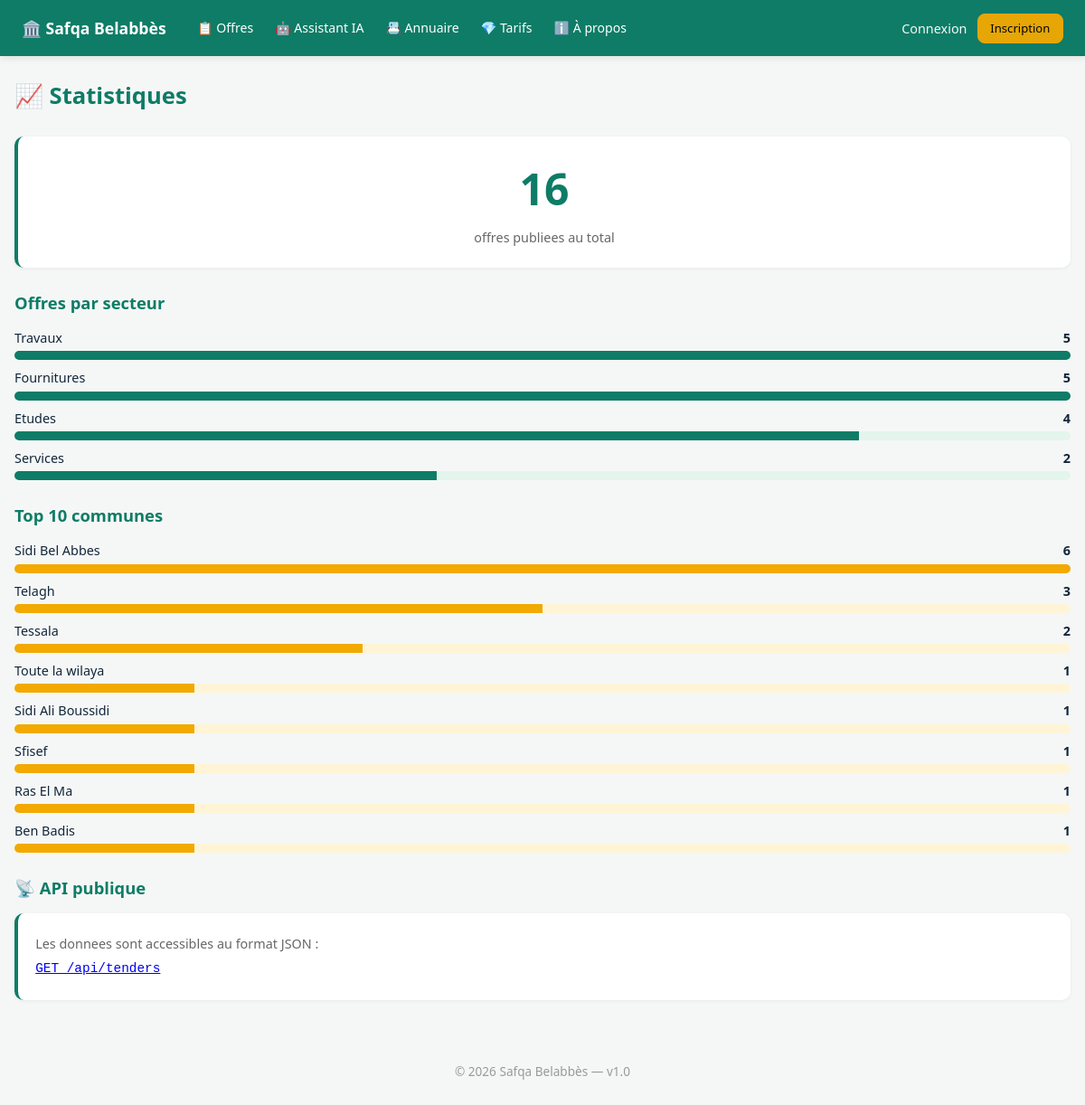
Screenshot of /stats with the database file from the repository.
### app/__init__.py (models this page shows)
class Tender(db.Model):
    __tablename__ = "tenders"
    id = db.Column(db.Integer, primary_key=True)
    title = db.Column(db.String(500), nullable=False)
    agency = db.Column(db.String(200), nullable=False)
    deadline = db.Column(db.String(50), nullable=False)
    sector = db.Column(db.String(30), default="services")
    commune = db.Column(db.String(100), default="Toute la wilaya")
    description = db.Column(db.Text)
    budget_dzd = db.Column(db.BigInteger)
    source_url = db.Column(db.String(500))
    is_active = db.Column(db.Boolean, default=True, nullable=False)
    created_at = db.Column(db.DateTime, default=datetime.utcnow)

### app/routes.py (the view)
@bp.route("/stats")
def stats():
    total = Tender.query.count()
    by_sector = db.session.query(Tender.sector, func.count(Tender.id)) \
        .group_by(Tender.sector).order_by(func.count(Tender.id).desc()).all()
    by_commune = db.session.query(Tender.commune, func.count(Tender.id)) \
        .group_by(Tender.commune).order_by(func.count(Tender.id).desc()).limit(10).all()
    sector_counts = [(SECTORS.get(s, s), n) for s, n in by_sector]
    max_sector = max([n for _, n in sector_counts], default=1)
    max_commune = max([n for _, n in by_commune], default=1)
    return render_template("stats.html", total=total,
                           sector_counts=sector_counts, max_sector=max_sector,
                           commune_counts=by_commune, max_commune=max_commune)

### app/templates/stats.html
{% extends "base.html" %}
{% block content %}
<h1>📈 Statistiques</h1>
<div class="card" style="text-align:center">
  <p style="font-size:3rem;margin:0;color:#0e7c66"><strong>{{ total }}</strong></p>
  <p>offres publiees au total</p>
</div>
<h2>Offres par secteur</h2>
{% for label, count in sector_counts %}
<div style="margin:0.5rem 0">
  <div style="display:flex;justify-content:space-between;font-size:0.9rem;margin-bottom:0.2rem">
    <span>{{ label }}</span><strong>{{ count }}</strong>
  </div>
  <div style="background:#e3f5ec;height:10px;border-radius:6px;overflow:hidden">
    <div style="background:#0e7c66;height:100%;width:{{ (100 * count / max_sector) | round | int }}%"></div>
  </div>
</div>
{% else %}
<p style="color:#666">Aucune donnee.</p>
{% endfor %}
<h2>Top 10 communes</h2>
{% for name, count in commune_counts %}
<div style="margin:0.5rem 0">
  <div style="display:flex;justify-content:space-between;font-size:0.9rem;margin-bottom:0.2rem">
    <span>{{ name }}</span><strong>{{ count }}</strong>
  </div>
  <div style="background:#fff4d6;height:10px;border-radius:6px;overflow:hidden">
    <div style="background:#f2a900;height:100%;width:{{ (100 * count / max_commune) | round | int }}%"></div>
  </div>
</div>
{% else %}
<p style="color:#666">Aucune donnee.</p>
{% endfor %}
<h2>📡 API publique</h2>
<div class="card">
  <p>Les donnees sont accessibles au format JSON :</p>
  <p><a href="/api/tenders" target="_blank"><code>GET /api/tenders</code></a></p>
</div>
{% endblock %}

### app/templates/base.html (style rules this page uses)
* { box-sizing: border-box; margin: 0; padding: 0; }
body { font-family: system-ui, -apple-system, "Segoe UI", sans-serif; background: #f5f7f6; color: #12263a; line-height: 1.6; }
h1 { margin-bottom: 1.5rem; color: #0e7c66; font-size: 1.6rem; }
h2 { margin: 1.5rem 0 0.8rem; color: #0e7c66; font-size: 1.15rem; }
.card { background: #fff; padding: 1.2rem; margin: 0.8rem 0; border-radius: 10px; box-shadow: 0 1px 4px rgba(0,0,0,0.06); border-left: 4px solid #0e7c66; }
.card p { color: #666; font-size: 0.9rem; margin: 0.2rem 0; }

### rows the page displays
Tender: commune "Toute la wilaya", is_active "1", {{ (100 * count / max_commune) | round | int }} 17 (drawn)
Tender: commune "Sidi Ali Boussidi", is_active "1", {{ (100 * count / max_commune) | round | int }} 17 (drawn)
Tender: commune "Sfisef", is_active "1", {{ (100 * count / max_commune) | round | int }} 17 (drawn)
Tender: commune "Ras El Ma", is_active "1", {{ (100 * count / max_commune) | round | int }} 17 (drawn)
Tender: commune "Ben Badis", is_active "1", {{ (100 * count / max_commune) | round | int }} 17 (drawn)

### other values shown
{{ total }} "16"
{{ label }} "Travaux" "Fournitures" "Etudes" "Services"
{{ count }} "5" "5" "4" "2"
{{ name }} "Sidi Bel Abbes" "Telagh" "Tessala"
{{ count }} "6" "3" "2"
